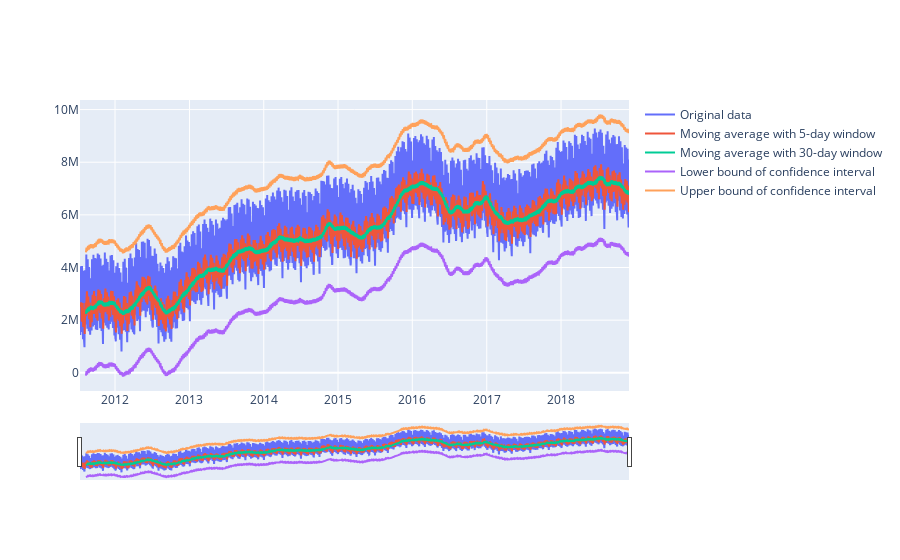

Source (notebook cell):
### Code cell
fig = go.Figure()

fig.add_trace(go.Scatter(x=df['date'], y=df['num'], name='Original data'))
fig.add_trace(go.Scatter(x=df['date'], y=rolling_mean_5, name='Moving average with 5-day window'))
fig.add_trace(go.Scatter(x=df['date'], y=rolling_mean_30, name='Moving average with 30-day window'))
fig.add_trace(go.Scatter(x=df['date'], y=lower_bound, name='Lower bound of confidence interval'))
fig.add_trace(go.Scatter(x=df['date'], y=upper_bound, name='Upper bound of confidence interval'))

fig.update_layout(
    xaxis=dict(
        rangeslider=dict(
            visible=True
        ),
        type="date"
    )
)
fig.show()

### Figure 1 — Plotly figure (JSON) as saved in the notebook; plotly's stock layout.template omitted (floating-point values rounded to 4 significant figures; data arrays with more than 128 entries replaced by an {"elided": "..."} marker saying what was removed)
{"data": [{"name": "Original data", "type": "scatter", "x": {"elided": "2699 str values"}, "y": {"elided": "2699 float values"}}, {"name": "Moving average with 5-day window", "type": "scatter", "x": {"elided": "2699 str values"}, "y": {"elided": "2699 float values"}}, {"name": "Moving average with 30-day window", "type": "scatter", "x": {"elided": "2699 str values"}, "y": {"elided": "2699 float values"}}, {"name": "Lower bound of confidence interval", "type": "scatter", "x": {"elided": "2699 str values"}, "y": {"elided": "2699 float values"}}, {"name": "Upper bound of confidence interval", "type": "scatter", "x": {"elided": "2699 str values"}, "y": {"elided": "2699 float values"}}], "layout": {"xaxis": {"rangeslider": {"visible": true}, "type": "date"}}}
